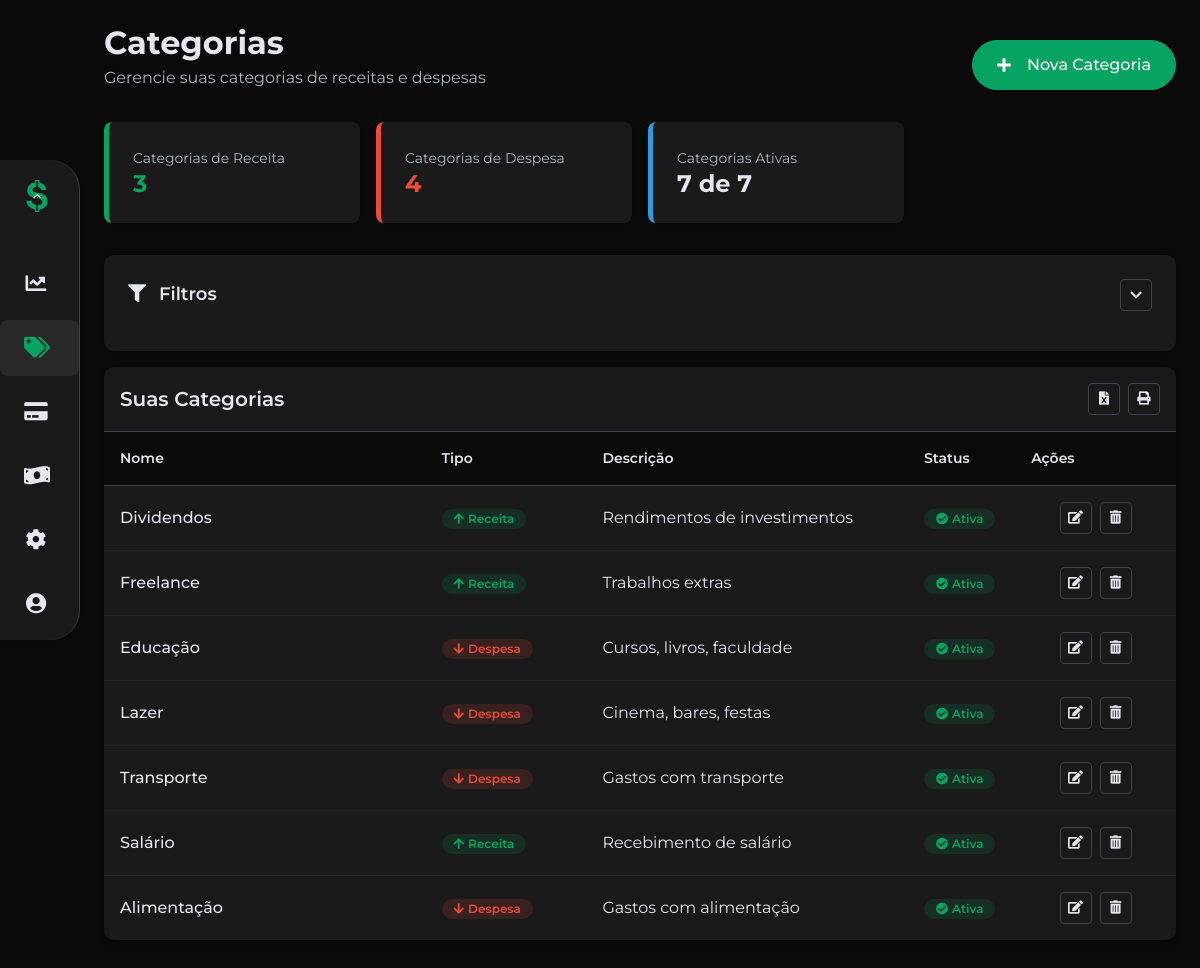
The app's page /fn-cash-3.0/pages/categorias.php (signed in) with its own data.
### tables this page shows
CREATE TABLE CATEGORIA (
    ID_Categoria INT AUTO_INCREMENT PRIMARY KEY,
    Nome VARCHAR(100) NOT NULL,
    Tipo ENUM('Despesa', 'Receita') NOT NULL,
    Descricao TEXT,
    Ativa BOOLEAN NOT NULL DEFAULT TRUE,
    ID_CategoriaPai INT,
    ID_Usuario INT NOT NULL,
    CONSTRAINT FK_Categoria_CategoriaPai FOREIGN KEY (ID_CategoriaPai) 
        REFERENCES CATEGORIA(ID_Categoria) ON DELETE SET NULL,
    CONSTRAINT FK_Categoria_Usuario FOREIGN KEY (ID_Usuario) 
        REFERENCES USUARIO(ID_Usuario) ON DELETE CASCADE
);

### fn-cash-3.0/pages/categorias/funcoes.php (called while the page is built, shortened)
<?php
require_once dirname(__FILE__, 3) . "/conexao.php";
function obterCategorias() {
    global $conn;
    $idUsuario = $_SESSION['id_usuario'];
    $sql = "SELECT * FROM CATEGORIA WHERE ID_Usuario = ? ORDER BY Ativa DESC, ID_Categoria DESC";
    $stmt = $conn->prepare($sql);
    $stmt->bind_param("i", $idUsuario);
    $stmt->execute();
    $result = $stmt->get_result();
    $categorias = array();
    if ($result && $result->num_rows > 0) {
        while ($row = $result->fetch_assoc()) {
            $categorias[] = $row;
        }
    }
    return $categorias;
}
?>

### fn-cash-3.0/pages/categorias.php (the view, shortened to what this page needs)
<?php
require_once 'header.php';
require_once 'sidebar.php';
require_once 'categorias/funcoes.php';
require_once 'categorias/modal/modal.php';
$categorias = obterCategorias();
?>
<div class="content">
    <div class="mb-6">
        <div class="flex items-center justify-between mb-4">
            <div>
                <h2 class="text-2xl font-bold mb-1">Categorias</h2>
                <p class="text-muted">Gerencie suas categorias de receitas e despesas</p>
            </div>
            <button class="btn btn-primary btn-icon" data-toggle="modal" data-target="#categoriaModal" data-modal-open="#categoriaModal">
                <i class="fas fa-plus me-2"></i>
                Nova Categoria
            </button>
        </div>
        <div class="grid grid-cols-1 grid-md-cols-2 grid-lg-cols-4 gap-4 mb-6">
            <?php
            $totalCategorias = count($categorias);
            $categoriasReceita = 0;
            $categoriasDespesa = 0;
            $categoriasAtivas = 0;
            foreach ($categorias as $categoria) {
                if ($categoria['Tipo'] == 'Receita') {
                    $categoriasReceita++;
                } else {
                    $categoriasDespesa++;
                }
                if ($categoria['Ativa'] == 1) {
                    $categoriasAtivas++;
                }
            }
            ?>
            <div class="summary-card income fade-in animation-delay-100 w-full">
                <span class="summary-label">Categorias de Receita</span>
                <div class="d-flex justify-between items-center">
                    <h3 class="summary-value income"><?php echo $categoriasReceita; ?></h3>
                </div>
            </div>
            <div class="summary-card expense fade-in animation-delay-200 w-full">
                <span class="summary-label">Categorias de Despesa</span>
                <div class="d-flex justify-between items-center">
                    <h3 class="summary-value expense"><?php echo $categoriasDespesa; ?></h3>
                </div>
            </div>
            <div class="summary-card balance fade-in animation-delay-300 w-full">
                <span class="summary-label">Categorias Ativas</span>
                <div class="d-flex justify-between items-center">
                    <h3 class="summary-value"><?php echo $categoriasAtivas; ?> de <?php echo $totalCategorias; ?></h3>
                </div>
            </div>
        </div>
    </div>
    <div class="filter-container slide-in-left mb-4">
        <div class="filter-header">
            <h3 class="filter-title">
                <i class="fas fa-filter me-2"></i> Filtros
            </h3>
            <button class="btn-action" id="toggleFilter">
                <i class="fas fa-chevron-down"></i>
            </button>
        </div>
    </div>
    <div class="transaction-table-container fade-in-up">
        <div class="p-4 flex justify-between items-center border-bottom">
            <h4 class="font-semibold m-0">Suas Categorias</h4>
            <div class="flex gap-2">
                <button class="btn-action" title="Exportar para Excel">
                    <i class="fas fa-file-excel"></i>
                </button>
                <button class="btn-action" title="Imprimir">
                    <i class="fas fa-print"></i>
                </button>
            </div>
        </div>
        <table class="transaction-table">
            <thead>
                <tr>
                    <th width="30%">Nome</th>
                    <th width="15%">Tipo</th>
                    <th width="30%">Descrição</th>
                    <th width="10%">Status</th>
                    <th width="15%" class="text-center">Ações</th>
                </tr>
            </thead>
            <tbody id="tabelaCategorias">
                <?php
                if (empty($categorias)) {
                    echo '<tr><td colspan="5">';
                    echo '<div class="empty-state my-5">';
                    echo '<i class="fas fa-tags empty-state__icon"></i>';
                    echo '<h3 class="empty-state__title">Nenhuma categoria encontrada</h3>';
                    echo '<p class="empty-state__description">Comece a criar categorias para organizar suas receitas e despesas.</p>';
                    echo '<button class="btn btn-primary btn-icon" data-toggle="modal" data-target="#categoriaModal" data-modal-open="#categoriaModal">';
                    echo '<i class="fas fa-plus me-2"></i> Criar Primeira Categoria';
                    echo '</button>';
                    echo '</div>';
                    echo '</td></tr>';
                } else {
                    $delay = 100;
                    foreach ($categorias as $categoria) {
                        $tipoBadgeClass = $categoria['Tipo'] === 'Receita' ? 'badge-income' : 'badge-expense';
                        $tipoIcone = $categoria['Tipo'] === 'Receita' ? 'fa-arrow-up' : 'fa-arrow-down';
                        $statusBadgeClass = $categoria['Ativa'] ? 'badge-success' : 'badge-canceled';
                        $statusTexto = $categoria['Ativa'] ? 'Ativa' : 'Inativa';
                        $statusIcone = $categoria['Ativa'] ? 'fa-check-circle' : 'fa-times-circle';
                        echo "<tr class='fade-in-up' style='animation-delay: {$delay}ms'>";
                        echo "<td class='font-medium'>" . htmlspecialchars($categoria['Nome']) . "</td>";
                        echo "<td><span class='badge {$tipoBadgeClass}'>" .
                            "<i class='fas {$tipoIcone} me-1'></i>" .
                            htmlspecialchars($categoria['Tipo']) . "</span></td>";
                        $descricao = !empty($categoria['Descricao']) ? $categoria['Descricao'] : '-';
                        echo "<td>" . htmlspecialchars($descricao) . "</td>";
                        echo "<td><span class='badge {$statusBadgeClass}'>" .
                            "<i class='fas {$statusIcone} me-1'></i>" .
                            $statusTexto . "</span></td>";
                        echo "<td>";
                        echo "<div class='flex justify-center gap-2'>";
                        echo "<button class='btn-action edit' title='Editar' data-toggle='modal' data-target='#editarCategoriaModal' data-modal-open='#editarCategoriaModal'
                               data-id='" . $categoria['ID_Categoria'] . "'
                               data-nome='" . htmlspecialchars($categoria['Nome']) . "'
                               data-tipo='" . $categoria['Tipo'] . "'
                               data-descricao='" . htmlspecialchars($categoria['Descricao']) . "'
                               data-status='" . $categoria['Ativa'] . "'>
                              <i class='fas fa-edit'></i>
                              </button>";
                        echo "<button class='btn-action delete' title='Excluir' data-toggle='modal' data-target='#excluirCategoriaModal' data-modal-open='#excluirCategoriaModal'
                               data-id='" . $categoria['ID_Categoria'] . "'
                               data-nome='" . htmlspecialchars($categoria['Nome']) . "'>
                              <i class='fas fa-trash-alt'></i>
                              </button>";
                        echo "</div>";
                        echo "</td>";
                        echo "</tr>";
                        $delay += 50;
                    }
                }
                ?>
            </tbody>
        </table>
    </div>
</div>
<?php require_once 'footer.php'; ?>

### fn-cash-3.0/pages/categorias/modal/modal.css (style rules this page uses)
.btn { border-radius: 50px !important; }

### fn-cash-3.0/pages/categorias/modal/modal.php (style rules this page uses)
:root { --base-clr: #0a0a0a; --line-clr: #42434a; --hover-clr: #053F27; --text-clr: #e6e6ef; --accent-clr: #07A362; --secondary-text-clr: #b0b3c1; --background-clr: #f5f5f5; --input-bg-clr: #f5f5f5; --box-shadow-clr: rgba(10, 10, 10, 0.5); --hover-overlay-clr: rgba(10, 10, 10, 0.2); }

### records on screen
categoria: Nome "Dividendos", Tipo "Receita", Descricao "Rendimentos de investimentos", Ativa "Ativa"
categoria: Nome "Freelance", Tipo "Receita", Descricao "Trabalhos extras", Ativa "Ativa"
categoria: Nome "Educação", Tipo "Despesa", Descricao "Cursos, livros, faculdade", Ativa "Ativa"
categoria: Nome "Lazer", Tipo "Despesa", Descricao "Cinema, bares, festas", Ativa "Ativa"
categoria: Nome "Transporte", Tipo "Despesa", Descricao "Gastos com transporte", Ativa "Ativa"
categoria: Nome "Salário", Tipo "Receita", Descricao "Recebimento de salário", Ativa "Ativa"
categoria: Nome "Alimentação", Tipo "Despesa", Descricao "Gastos com alimentação", Ativa "Ativa"

### other values on screen
$categoriasReceita "3"
$categoriasDespesa "4"
$categoriasAtivas "7"
$totalCategorias "7"
